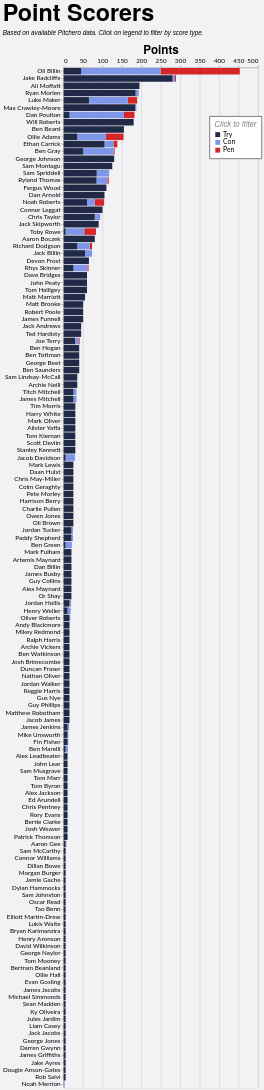

Describe this chart as a Vega-Lite specification.
### Vega-Lite specification from a JSON file in a GitHub repository (floating-point values rounded to 4 significant figures; data arrays with more than 128 entries replaced by an {"elided": "..."} marker saying what was removed)
{"config": {"axis": {"labelFont": "Lato, sans-serif", "titleFont": "PT Sans Narrow, Helvetica Neue, Helvetica, Arial, sans-serif", "labelFontSize": 13, "titleFontSize": 24, "gridColor": "#202947", "gridOpacity": 0.2}, "header": {"labelFont": "PT Sans Narrow, Helvetica Neue, Helvetica, Arial, sans-serif", "titleFont": "PT Sans Narrow, Helvetica Neue, Helvetica, Arial, sans-serif", "labelFontSize": 24, "titleFontSize": 28, "labelFontWeight": "bold", "orient": "left"}, "legend": {"labelFont": "Lato, sans-serif", "titleFont": "PT Sans Narrow, Helvetica Neue, Helvetica, Arial, sans-serif", "labelFontSize": 14, "titleFontSize": 16, "titlePadding": 5, "fillColor": "white", "strokeColor": "black", "padding": 10, "titleFontWeight": "lighter", "titleFontStyle": "italic", "titleColor": "gray", "offset": 10}, "title": {"font": "PT Sans Narrow, Helvetica Neue, Helvetica, Arial, sans-serif", "fontSize": 48, "fontWeight": "bold", "anchor": "start", "align": "center", "titlePadding": 20, "subtitlePadding": 10, "subtitleFontSize": 13, "subtitleColor": "", "subtitleFontStyle": "italic", "offset": 15, "color": "black"}, "axisX": {"labelAngle": 0}, "facet": {"title": null, "header": null, "align": {"row": "each", "column": "each"}}, "resolve": {"scale": {"y": "independent", "facet": "independent"}}, "background": "#f2f1f4"}, "data": {"name": "data-490794960de72d8f0756393c171d49ca"}, "mark": {"type": "bar"}, "encoding": {"color": {"field": "event", "legend": {"legendX": 300, "legendY": 100, "orient": "none", "title": "Click to filter"}, "scale": {"domain": ["Try", "Con", "Pen"], "range": ["#202946", "#7d96e8", "#d62728"]}, "type": "nominal"}, "order": {"field": "event_sort", "sort": "ascending", "type": "quantitative"}, "tooltip": [{"field": "player", "title": "Player", "type": "nominal"}, {"field": "event", "title": "Type", "type": "nominal"}, {"aggregate": "sum", "field": "count", "title": "Count", "type": "quantitative"}, {"aggregate": "sum", "field": "Points", "title": "Points", "type": "quantitative"}, {"aggregate": "sum", "field": "A", "title": "Games", "type": "quantitative"}], "x": {"aggregate": "sum", "axis": {"orient": "top", "title": "Points"}, "field": "Points", "type": "quantitative"}, "y": {"field": "player", "sort": "-x", "title": null, "type": "nominal"}}, "height": {"step": 15}, "params": [{"name": "param_1", "select": {"type": "point", "fields": ["event"]}, "bind": "legend"}], "title": {"text": "Point Scorers", "subtitle": "Based on available Pitchero data. Click on legend to filter by score type."}, "transform": [{"filter": {"param": "param_1"}}, {"calculate": "datum.event == 'Try' ? 1 : datum.event == 'Con' ? 2 : datum.event == 'Pen' ? 3 : 4", "as": "event_sort"}], "width": 400, "$schema": "https://vega.github.io/schema/vega-lite/v5.20.1.json", "datasets": {"data-490794960de72d8f0756393c171d49ca": {"elided": "438 records"}}}
